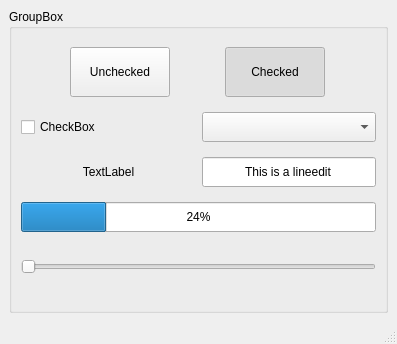
<?xml version="1.0" encoding="UTF-8"?>
<ui version="4.0">
 <class>MainWindow</class>
 <widget class="QMainWindow" name="MainWindow">
  <property name="geometry">
   <rect>
    <x>0</x>
    <y>0</y>
    <width>397</width>
    <height>344</height>
   </rect>
  </property>
  <property name="windowTitle">
   <string>MainWindow</string>
  </property>
  <widget class="QWidget" name="centralwidget">
   <layout class="QVBoxLayout" name="verticalLayout_2">
    <item>
     <widget class="QGroupBox" name="groupBox">
      <property name="title">
       <string>GroupBox</string>
      </property>
      <layout class="QVBoxLayout" name="verticalLayout">
       <item>
        <layout class="QHBoxLayout" name="horizontalLayout">
         <item>
          <widget class="QPushButton" name="pushButton">
           <property name="sizePolicy">
            <sizepolicy hsizetype="Preferred" vsizetype="Fixed">
             <horstretch>0</horstretch>
             <verstretch>0</verstretch>
            </sizepolicy>
           </property>
           <property name="minimumSize">
            <size>
             <width>100</width>
             <height>50</height>
            </size>
           </property>
           <property name="maximumSize">
            <size>
             <width>100</width>
             <height>50</height>
            </size>
           </property>
           <property name="text">
            <string>Unchecked</string>
           </property>
           <property name="checkable">
            <bool>false</bool>
           </property>
          </widget>
         </item>
         <item>
          <widget class="QPushButton" name="pushButton_2">
           <property name="sizePolicy">
            <sizepolicy hsizetype="Preferred" vsizetype="Fixed">
             <horstretch>0</horstretch>
             <verstretch>0</verstretch>
            </sizepolicy>
           </property>
           <property name="minimumSize">
            <size>
             <width>100</width>
             <height>50</height>
            </size>
           </property>
           <property name="maximumSize">
            <size>
             <width>100</width>
             <height>50</height>
            </size>
           </property>
           <property name="text">
            <string>Checked</string>
           </property>
           <property name="checkable">
            <bool>true</bool>
           </property>
           <property name="checked">
            <bool>true</bool>
           </property>
          </widget>
         </item>
        </layout>
       </item>
       <item>
        <layout class="QHBoxLayout" name="horizontalLayout_2">
         <item>
          <widget class="QCheckBox" name="checkBox">
           <property name="minimumSize">
            <size>
             <width>0</width>
             <height>30</height>
            </size>
           </property>
           <property name="maximumSize">
            <size>
             <width>16777215</width>
             <height>30</height>
            </size>
           </property>
           <property name="text">
            <string>CheckBox</string>
           </property>
          </widget>
         </item>
         <item>
          <widget class="QComboBox" name="comboBox">
           <property name="minimumSize">
            <size>
             <width>0</width>
             <height>30</height>
            </size>
           </property>
           <property name="maximumSize">
            <size>
             <width>16777215</width>
             <height>30</height>
            </size>
           </property>
           <property name="currentText">
            <string/>
           </property>
          </widget>
         </item>
        </layout>
       </item>
       <item>
        <layout class="QHBoxLayout" name="horizontalLayout_3">
         <item>
          <widget class="QLabel" name="label">
           <property name="sizePolicy">
            <sizepolicy hsizetype="Preferred" vsizetype="Preferred">
             <horstretch>0</horstretch>
             <verstretch>0</verstretch>
            </sizepolicy>
           </property>
           <property name="minimumSize">
            <size>
             <width>0</width>
             <height>30</height>
            </size>
           </property>
           <property name="maximumSize">
            <size>
             <width>16777215</width>
             <height>30</height>
            </size>
           </property>
           <property name="text">
            <string>TextLabel</string>
           </property>
           <property name="alignment">
            <set>Qt::AlignCenter</set>
           </property>
          </widget>
         </item>
         <item>
          <widget class="QLineEdit" name="lineEdit">
           <property name="sizePolicy">
            <sizepolicy hsizetype="Preferred" vsizetype="Fixed">
             <horstretch>0</horstretch>
             <verstretch>0</verstretch>
            </sizepolicy>
           </property>
           <property name="minimumSize">
            <size>
             <width>0</width>
             <height>30</height>
            </size>
           </property>
           <property name="maximumSize">
            <size>
             <width>16777215</width>
             <height>30</height>
            </size>
           </property>
           <property name="text">
            <string>This is a lineedit</string>
           </property>
           <property name="alignment">
            <set>Qt::AlignCenter</set>
           </property>
          </widget>
         </item>
        </layout>
       </item>
       <item>
        <widget class="QProgressBar" name="progressBar">
         <property name="minimumSize">
          <size>
           <width>0</width>
           <height>30</height>
          </size>
         </property>
         <property name="maximumSize">
          <size>
           <width>16777215</width>
           <height>30</height>
          </size>
         </property>
         <property name="value">
          <number>24</number>
         </property>
         <property name="alignment">
          <set>Qt::AlignCenter</set>
         </property>
        </widget>
       </item>
       <item>
        <widget class="QSlider" name="horizontalSlider">
         <property name="sizePolicy">
          <sizepolicy hsizetype="Preferred" vsizetype="Fixed">
           <horstretch>0</horstretch>
           <verstretch>0</verstretch>
          </sizepolicy>
         </property>
         <property name="minimumSize">
          <size>
           <width>0</width>
           <height>40</height>
          </size>
         </property>
         <property name="maximumSize">
          <size>
           <width>16777215</width>
           <height>40</height>
          </size>
         </property>
         <property name="maximum">
          <number>100</number>
         </property>
         <property name="orientation">
          <enum>Qt::Horizontal</enum>
         </property>
        </widget>
       </item>
      </layout>
     </widget>
    </item>
   </layout>
  </widget>
  <widget class="QMenuBar" name="menubar">
   <property name="geometry">
    <rect>
     <x>0</x>
     <y>0</y>
     <width>397</width>
     <height>22</height>
    </rect>
   </property>
  </widget>
  <widget class="QStatusBar" name="statusbar"/>
 </widget>
 <resources/>
 <connections>
  <connection>
   <sender>horizontalSlider</sender>
   <signal>valueChanged(int)</signal>
   <receiver>progressBar</receiver>
   <slot>setValue(int)</slot>
   <hints>
    <hint type="sourcelabel">
     <x>62</x>
     <y>246</y>
    </hint>
    <hint type="destinationlabel">
     <x>88</x>
     <y>201</y>
    </hint>
   </hints>
  </connection>
 </connections>
</ui>
